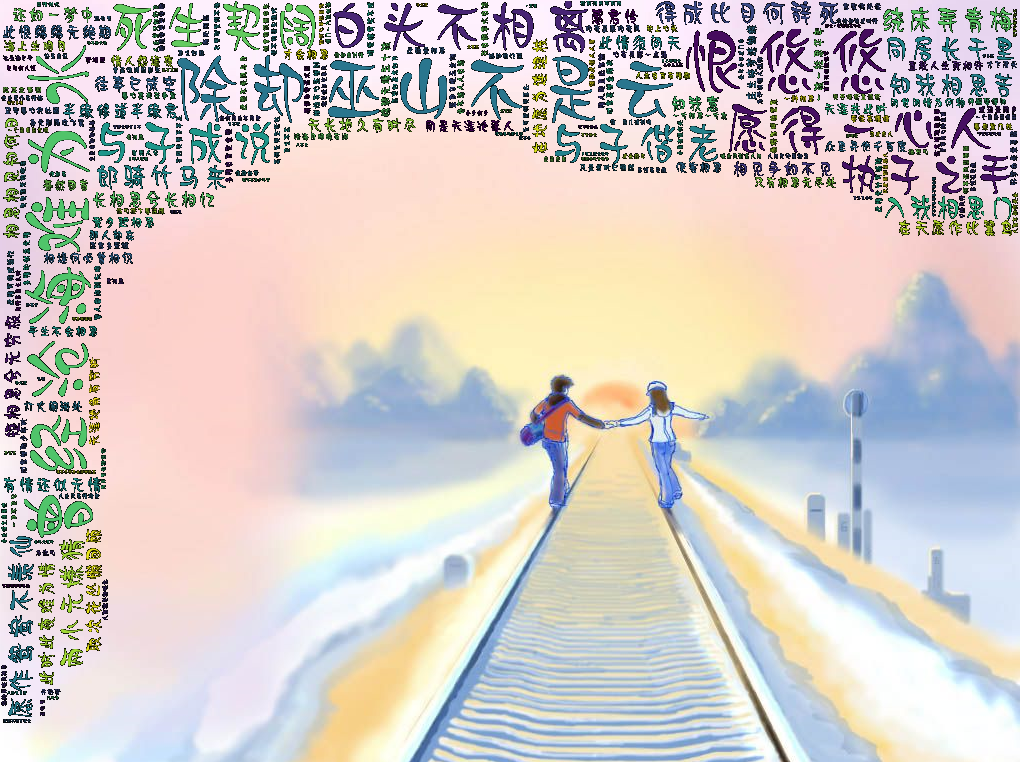

This figure's Python source:
# 开发者：Annona
# 开发时间：2023/1/4 15:36
import cv2
import numpy as np
from PIL import Image
from wordcloud import WordCloud

img = cv2.imread('test.png')
mask = np.zeros(img.shape[:2], np.uint8)
size = (1, 65)
bgd = np.zeros(size, np.float64)
fgd = np.zeros(size, np.float64)
rect = (1, 1, img.shape[1], img.shape[0])
cv2.grabCut(img, mask, rect, bgd, fgd, 10, cv2.GC_INIT_WITH_RECT)
mask2 = np.where((mask == 2) | (mask == 0), 1, 255)
img = img.astype(np.int32)
img *= mask2[:, :, np.newaxis]
img[img>255] = 255
img =img.astype(np.uint8)
img = cv2.cvtColor(img, cv2.COLOR_BGR2RGB)
img = Image.fromarray(img, 'RGB')
img.save('test1.jpg')
fp = open(r"word.txt", "r", encoding="utf-8")
text = fp.read()
mask_pic=np.array(Image.open(r"test1.jpg"))
wordcloud = WordCloud(font_path='hyr3gjm.ttf',mask=mask_pic,max_words=200).generate(text)
image=wordcloud.to_image()
image.save("wordcloud2.png")
cloud_data = np.array(image)
alpha = np.copy(cloud_data[:,:,0])
alpha[alpha>0] = 255
new_image = Image.fromarray(np.dstack((cloud_data, alpha)))
card = Image.open("test.png")
card = card.convert("RGBA")
card.paste(new_image, (0,0), mask=new_image)
card.save("card.png")